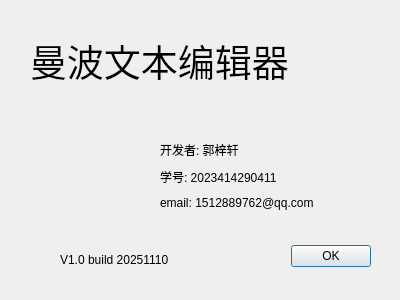
<?xml version="1.0" encoding="UTF-8"?>
<ui version="4.0">
 <class>AboutDialog</class>
 <widget class="QDialog" name="AboutDialog">
  <property name="geometry">
   <rect>
    <x>0</x>
    <y>0</y>
    <width>400</width>
    <height>300</height>
   </rect>
  </property>
  <property name="windowTitle">
   <string>Dialog</string>
  </property>
  <widget class="QDialogButtonBox" name="buttonBox">
   <property name="geometry">
    <rect>
     <x>30</x>
     <y>240</y>
     <width>341</width>
     <height>32</height>
    </rect>
   </property>
   <property name="orientation">
    <enum>Qt::Orientation::Horizontal</enum>
   </property>
   <property name="standardButtons">
    <set>QDialogButtonBox::StandardButton::Ok</set>
   </property>
  </widget>
  <widget class="QLabel" name="label">
   <property name="geometry">
    <rect>
     <x>30</x>
     <y>20</y>
     <width>331</width>
     <height>81</height>
    </rect>
   </property>
   <property name="font">
    <font>
     <pointsize>28</pointsize>
    </font>
   </property>
   <property name="text">
    <string>曼波文本编辑器</string>
   </property>
  </widget>
  <widget class="QLabel" name="label_5">
   <property name="geometry">
    <rect>
     <x>60</x>
     <y>110</y>
     <width>81</width>
     <height>121</height>
    </rect>
   </property>
   <property name="styleSheet">
    <string notr="true">border-image: url(:/image/notePad.png);</string>
   </property>
   <property name="text">
    <string/>
   </property>
  </widget>
  <widget class="QLabel" name="label_6">
   <property name="geometry">
    <rect>
     <x>60</x>
     <y>250</y>
     <width>151</width>
     <height>19</height>
    </rect>
   </property>
   <property name="text">
    <string>V1.0 build 20251110</string>
   </property>
  </widget>
  <widget class="QWidget" name="">
   <property name="geometry">
    <rect>
     <x>160</x>
     <y>140</y>
     <width>210</width>
     <height>73</height>
    </rect>
   </property>
   <layout class="QVBoxLayout" name="verticalLayout">
    <item>
     <widget class="QLabel" name="label_2">
      <property name="text">
       <string>开发者: 郭梓轩</string>
      </property>
     </widget>
    </item>
    <item>
     <widget class="QLabel" name="label_3">
      <property name="text">
       <string>学号: 2023414290411</string>
      </property>
     </widget>
    </item>
    <item>
     <widget class="QLabel" name="label_4">
      <property name="text">
       <string>email: 1512889762@qq.com</string>
      </property>
     </widget>
    </item>
   </layout>
  </widget>
 </widget>
 <resources/>
 <connections>
  <connection>
   <sender>buttonBox</sender>
   <signal>accepted()</signal>
   <receiver>AboutDialog</receiver>
   <slot>accept()</slot>
   <hints>
    <hint type="sourcelabel">
     <x>248</x>
     <y>254</y>
    </hint>
    <hint type="destinationlabel">
     <x>157</x>
     <y>274</y>
    </hint>
   </hints>
  </connection>
  <connection>
   <sender>buttonBox</sender>
   <signal>rejected()</signal>
   <receiver>AboutDialog</receiver>
   <slot>reject()</slot>
   <hints>
    <hint type="sourcelabel">
     <x>316</x>
     <y>260</y>
    </hint>
    <hint type="destinationlabel">
     <x>286</x>
     <y>274</y>
    </hint>
   </hints>
  </connection>
 </connections>
</ui>
